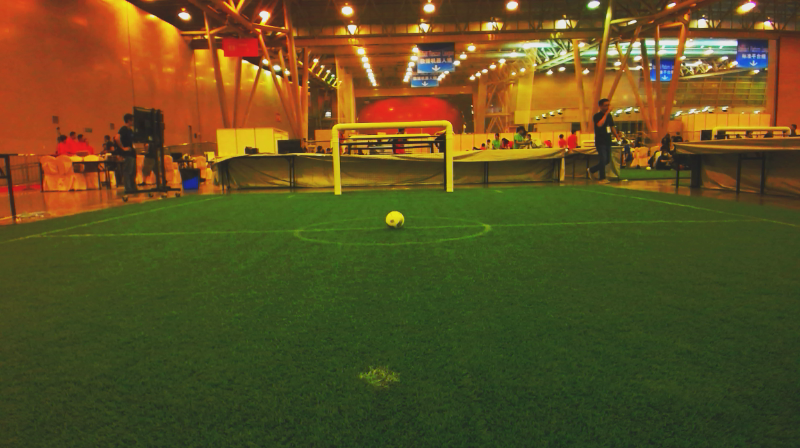
//> input picture data/0001-rgb.png, 800 x 448 px
$ ./harris_personal_space ../data/0001-rgb.png   (built with g++ and OpenCV 4)
//> lines starting //> are read from the running program, lines starting //| are printed output that depends on the picture
#include <opencv2/opencv.hpp>
#include "opencv2/highgui/highgui.hpp"
#include "opencv2/imgproc/imgproc.hpp"
#include <iostream>
#include <cstdlib>


using namespace cv;
using namespace std;

/// Global variables
Mat src, src_gray;
int thresh = 200;
int max_thresh = 255;

char* source_window = "Source image";
char* corners_window = "Corners detected";

/// Function header
void cornerHarris_demo( int, void* );

/** @function main */
int main( int argc, char** argv )
{
  /// Load source image and convert it to gray
  src = imread( argv[1], 1 );
//> src is the input picture: 448 rows x 800 cols, CV_8UC3; mean B, G, R 33.8, 79.9, 92.6
  cvtColor( src, src_gray, CV_BGR2GRAY );
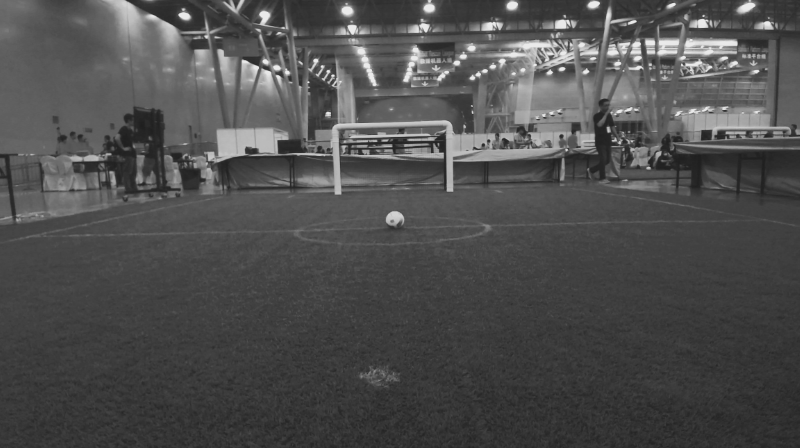
//> src_gray: 448 rows x 800 cols, CV_8UC1; min 31, max 234, mean 78.5

  /// Create a window and a trackbar
  namedWindow( source_window, CV_WINDOW_AUTOSIZE );
  createTrackbar( "Threshold: ", source_window, &thresh, max_thresh, cornerHarris_demo );
  imshow( source_window, src );

  cornerHarris_demo( 0, 0 );

  waitKey(0);
  return(0);
}

/** @function cornerHarris_demo */
void cornerHarris_demo( int, void* )
{

  Mat dst, dst_norm, dst_points;
  dst = Mat::zeros( src.size(), CV_32FC1 );

  /// Detector parameters
  int blockSize = 2;
  int apertureSize = 3;
  double k = 0.04;
  int personalSpace = 10;

  /// Detecting corners
  cornerHarris( src_gray, dst, blockSize, apertureSize, k, BORDER_DEFAULT );
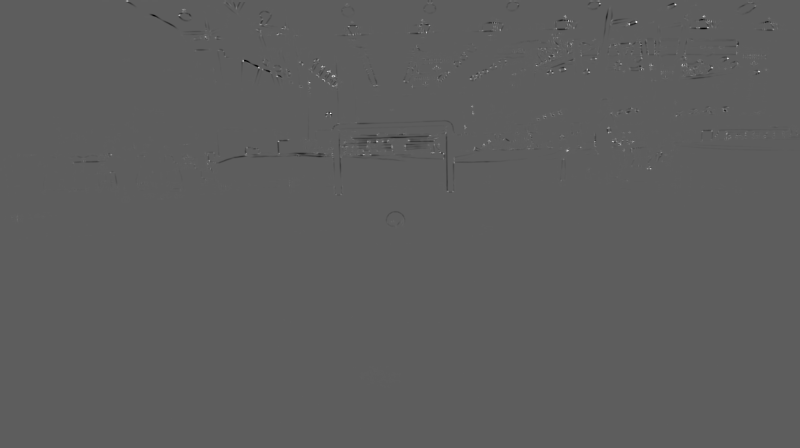
//> dst: 448 rows x 800 cols, CV_32FC1; min -0.0065, max 0.0111, mean -6.07e-06; drawn with min black and max white

  /// Normalizing
  normalize( dst, dst_norm, 0, 255, NORM_MINMAX, CV_32FC1, Mat() );
  convertScaleAbs( dst_norm, dst_points );

	int rows = dst_norm.rows;
//> rows = 448
	int cols = dst_norm.cols;
//> cols = 800

  /// Drawing a circle around corners
  for( int j = 0; j < rows ; j++ )
    { for( int i = 0; i < cols; i++ )
        {
            if( (int) dst_norm.at<float>(j,i) > thresh )
            {
				dst_points.at<uchar>(j,i) = 255;//possible intersection
				for(int k = -personalSpace;k<0;k++)
				{
					for(int l = -personalSpace;l<0;l++)
					{
						int a = (i+k);
						int b = (j+l);
						if( (a >= 0) && (b >= 0) && (a < rows) && (b < cols) )
						{
							dst_points.at<uchar>(b,a) = 0;//delete other nearby points
						}
						else//too close to the top/left side => delete
						dst_points.at<uchar>(j,i) = 0;//delete this point
					}
				}
            }
        }
    }
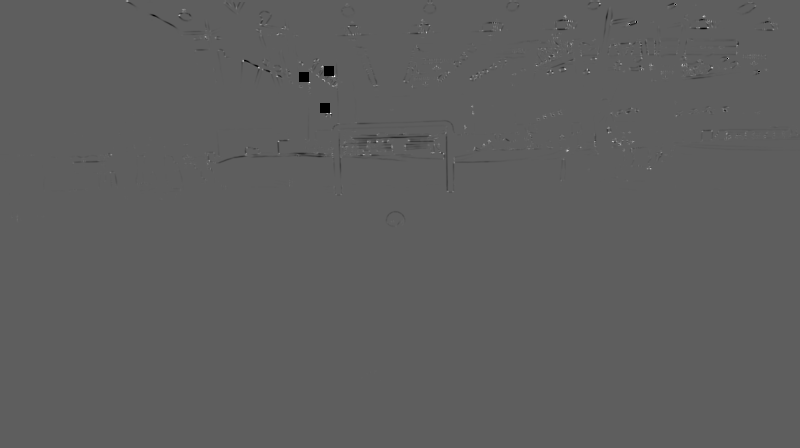
//> dst_points: 448 rows x 800 cols, CV_8UC1; min 0, max 255, mean 93.8

	 circle( dst_norm_scaled, Point( i, j ), 5,  Scalar(0), 2, 8, 0 );
//> (this line was passed over: dst_norm_scaled is not available in this run)
  /// Showing the result
  namedWindow( corners_window, CV_WINDOW_AUTOSIZE );
  imshow( corners_window, dst_norm_scaled );
//> (this line was passed over: dst_norm_scaled is not available in this run)
}
